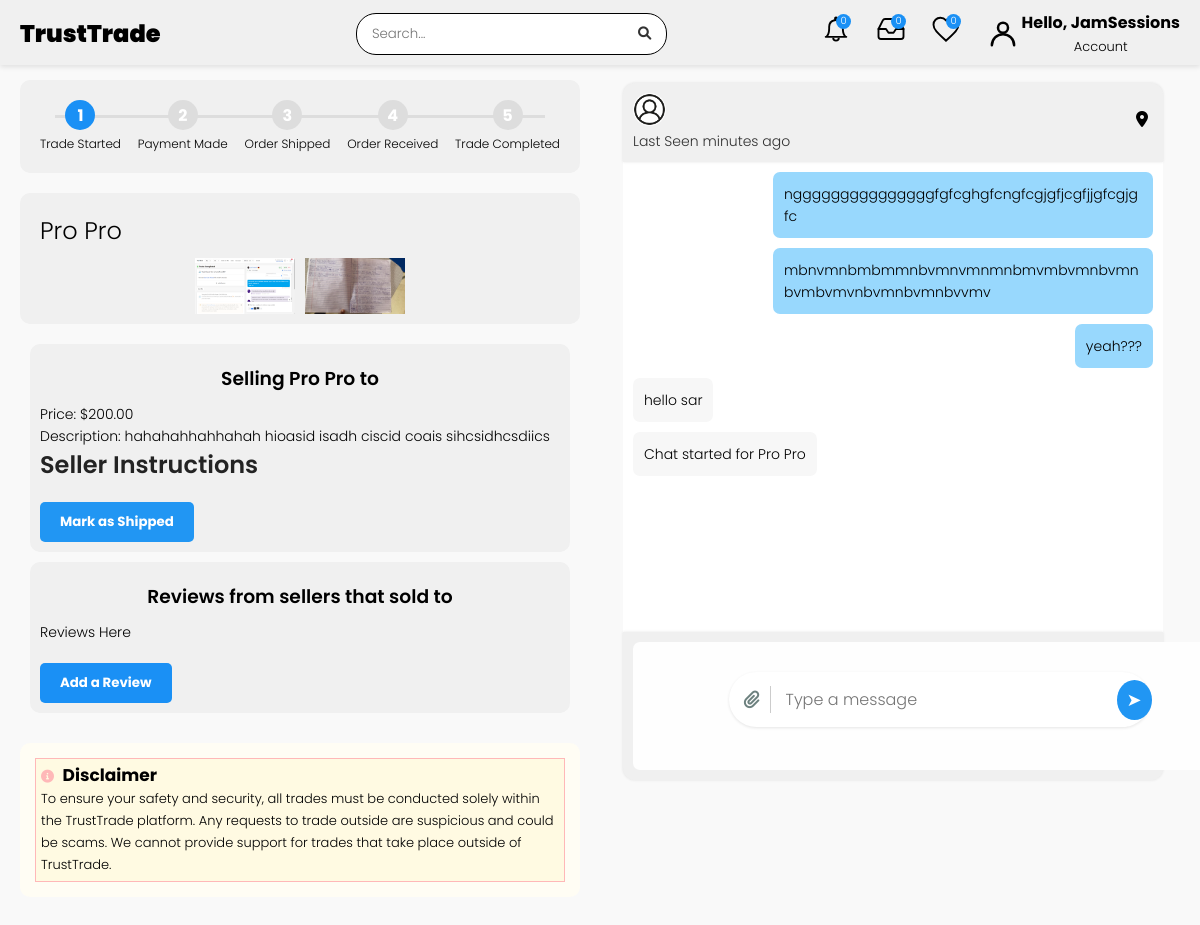
/chat_room/1/ (signed in), run on the app's committed database.
### p2p_site/models.py (models this page shows, shortened)
class CustomUser(AbstractBaseUser, PermissionsMixin):
    email = models.EmailField(unique=True)
    username = models.CharField(max_length=150, unique=True)
    first_name = models.CharField(max_length=150, blank=True)
    last_name = models.CharField(max_length=150, blank=True)
    is_active = models.BooleanField(default=True)
    is_staff = models.BooleanField(default=False)
    is_seller = models.BooleanField(default=False)
    date_joined = models.DateTimeField(default=timezone.now)
    phone_regex = RegexValidator(
        regex=r'^\+?1?\d{9,15}$',
        message="Phone number must be in format: '+999999999'. Up to 15 digits allowed."
    )
    phone_number = models.CharField(validators=[phone_regex], max_length=17, blank=True)
    objects = CustomUserManager()
    USERNAME_FIELD = 'email'
    REQUIRED_FIELDS = ['username']
    class Meta:
        verbose_name = 'user'
        verbose_name_plural = 'users'

class Chat(models.Model):
    CHAT_TYPES = [
        ('general', 'General Chat'),
        ('purchase', 'Purchase Discussion'),
        ('offer', 'Offer Discussion')
    ]
    participants = models.ManyToManyField(
        settings.AUTH_USER_MODEL,
        related_name='chats'
    )
    product = models.ForeignKey(
        Product,
        on_delete=models.SET_NULL,
        null=True,
        blank=True,
        related_name='chats'
    )
    created_at = models.DateTimeField(auto_now_add=True)
    last_message_at = models.DateTimeField(auto_now_add=True)
    is_active = models.BooleanField(default=True)
    chat_type = models.CharField(
        max_length=20,
        choices=CHAT_TYPES,
        default='general'
    )
    class Meta:
        ordering = ['-last_message_at']
        indexes = [
            models.Index(fields=['-last_message_at']),
            models.Index(fields=['is_active']),
        ]

class Product(models.Model):
    seller = models.ForeignKey(Seller, on_delete=models.CASCADE, related_name='products')
    name = models.CharField(max_length=255)
    description = models.TextField()
    price = models.DecimalField(max_digits=10, decimal_places=2)
    main_image = models.ImageField(upload_to=product_directory_path)
    image1 = models.ImageField(upload_to=product_directory_path, blank=True, null=True)
    image2 = models.ImageField(upload_to=product_directory_path, blank=True, null=True)
    image3 = models.ImageField(upload_to=product_directory_path, blank=True, null=True)
    image4 = models.ImageField(upload_to=product_directory_path, blank=True, null=True)
    image5 = models.ImageField(upload_to=product_directory_path, blank=True, null=True)
    categories = models.ManyToManyField(Category, related_name='products')
    created_at = models.DateTimeField(auto_now_add=True)
    regular_price = models.DecimalField(max_digits=10, decimal_places=2, blank=True, null=True)
    stock = models.IntegerField(blank=True, null=True)
    is_active = models.BooleanField(default=True)
    class Meta:
        ordering = ['-created_at']

class Message(models.Model):
    chat = models.ForeignKey(Chat, related_name='messages', on_delete=models.CASCADE)
    sender = models.ForeignKey(
        CustomUser,
        null=True,
        on_delete=models.SET_NULL,
        related_name='sent_messages'
    )
    content = models.TextField()
    timestamp = models.DateTimeField(auto_now_add=True)
    is_read = models.BooleanField(default=False)
    message_type = models.CharField(
        max_length=20,
        choices=[
            ('text', 'Text Message'),
            ('system', 'System Message')
        ],
        default='text'
    )
    metadata = models.JSONField(null=True, blank=True, default=dict)  # Add this field
    class Meta:
        ordering = ['-timestamp']

### p2p_site/views.py (the view, shortened to what this page needs)
# urls.py: path('chat_room/<int:chat_id>/', views.chat_room, name='chat_room'),
@login_required
def chat_room(request, chat_id):
    chat = get_object_or_404(Chat, id=chat_id)
    messages = chat.messages.all()
    return render(request, 'p2p_site/chat_room.html', {'chat': chat, 'messages': messages})

### p2p_site/context_processors.py (called while the page is built)
def categories(request):
    return {'categories': Category.objects.all()}

def favorites(request):
    if request.user.is_authenticated:
        user_profile = UserProfile.objects.get(user=request.user)
        return {'favorites': user_profile.favourites.all()}
    return {'favorites': []}

### p2p_site/templates/p2p_site/chat_room.html (shortened to what this page needs)
{% extends "p2p_site/master2.html" %}
{% load static %}
{% block stylesheet %} <link rel="stylesheet" href="{% static 'p2p_site/css/chat_room.css' %}"> {% endblock %}
{% block style %}
<link rel="stylesheet" href="https://cdnjs.cloudflare.com/ajax/libs/font-awesome/6.0.0-beta3/css/all.min.css">
{% endblock %}
{% block content %}
{% include "p2p_site/nav-no-bottom.html" %}
<div class="container">
    <div class="main-content" id="detailsSection">
        <div class="progress-bar">
            <div class="progress-steps">
                <div class="progress-step">
                    <div class="progress-dot active">1</div>
                    <div class="progress-label">Trade Started</div>
                </div>
                <div class="progress-step">
                    <div class="progress-dot">2</div>
                    <div class="progress-label">Payment Made</div>
                </div>
                <div class="progress-step">
                    <div class="progress-dot">3</div>
                    <div class="progress-label">Order Shipped</div>
                </div>
                <div class="progress-step">
                    <div class="progress-dot">4</div>
                    <div class="progress-label">Order Received</div>
                </div>
                <div class="progress-step">
                    <div class="progress-dot">5</div>
                    <div class="progress-label">Trade Completed</div>
                </div>
            </div>
        </div>
        <div class="product-section">
            <h2>{{ chat.product.name }}</h2>
            <div class="product-images">
                <img src="{{ chat.product.main_image.url }}" alt="{{ product.name }}">
                {% if chat.product.image1 %}
                    <img src="{{ chat.product.image1.url }}" alt="Image 1">
                {% endif %}
            </div>
        </div>
        <div class="trade-info">
            {% if request.user == chat.buyer %}
            <h3>Buying {{ chat.product.name }} from {{ chat.seller.business_name }}</h3>
            {% else %}
            <h3>Selling {{ chat.product.name }} to {{ chat.buyer.username }}</h3>
            {% endif %}
            <p><strong>Price:</strong> ${{ chat.product.price }}</p>
            <p><strong>Description:</strong> {{ chat.product.description }}</p>
            <h4>Seller Instructions</h4>
            <div class="action-buttons">
                {% if request.user == chat.buyer %}
                <button class="action-button pay-now-btn">Pay Now</button>
                {% else %}
                <button class="action-button ship-btn">Mark as Shipped</button>
                {% endif %}
            </div>
        </div>
        <div class="trade-info">
            {% if request.user == chat.buyer %}
            <h3>Reviews from other buyers the purchased {{ chat.product.name }} from {{ chat.seller.business_name }}</h3>
            {% else %}
            <h3>Reviews from sellers that sold to {{ chat.buyer.username }}</h3>
            {% endif %}
            <p>Reviews Here</p>
            <div class="action-buttons">
                <button class="action-button pay-now-btn">Add a Review</button>
            </div>
        </div>
        <div class="trade-info-disclaimer">
            <p>
                <i class="fas fa-info-circle"></i>
                <span>Disclaimer</span> <br>
                To ensure your safety and security,
                all trades must be conducted solely within the TrustTrade platform.
                Any requests to trade outside are suspicious and could be scams.
                We cannot provide support for trades that take place outside of TrustTrade.
            </p>
        </div>
    </div>
    <div class="chat-container" id="chatSection">
        <div class="chat-header">
            <div class="chat-header-left">
                <div class="chat-header-user">
                    {% if request.user == chat.buyer %}
                    <img src="{{ chat.seller.profile_photo.url }}" alt="{{ chat.seller.business_name }}">
                    <span class="chat-header-username"><a href="{% url 'seller_shop' chat.seller.business_name %}" >{{ chat.seller.business_name }}</a></span>
                    {% else %}
                    <img src="{% static 'p2p_site/images/default_profile.png' %}" alt="{{ chat.buyer.username }}">
                    {% endif %}
                </div>
                <div class="chat-header-last-seen">
                    {% if request.user == chat.buyer %}
                    Last Seen {{ chat.seller.last_seen }} minutes ago
                    {% else %}
                    Last Seen {{ chat.buyer.last_seen }} minutes ago
                    {% endif %}
                </div>
            </div>
            <div class="chat-header-location">
                <i class="fas fa-map-marker-alt"></i>
            </div>
        </div>
        <div class="messages" id="messageContainer">
            {% for message in messages %}
            <div class="message {% if message.sender == request.user %}message-sent{% else %}message-received{% endif %}">
                <p>{{ message.content }}</p>
            </div>
            {% endfor %}
        </div>
        <div class="message-input">
            <form method="POST" id="messageForm">
                <div class="input-container">
                    <button type="button" class="attach-btn"><i class="fas fa-paperclip"></i></button>
                    <input type="text" name="message" placeholder="Type a message" autocomplete="off">
                    <button type="submit" class="send-btn">➤</button>
                </div>
            </form>
        </div>
    </div>
</div>
{% endblock %}

### p2p_site/templates/p2p_site/nav-no-bottom.html (shortened to what this page needs)
{% load static %}
{% load svg_icons %}
<head>
<link rel="stylesheet" href="{% static 'p2p_site/css/nav-nb.css' %}">
</head>
<nav>
    <div class="nav-top">
        <div class="logo"><span><a href="{% url 'marketplace' %}">TrustTrade</a></span></div>
        <div class="search-container">
            <div class="search-bar">
                <input type="text" id="search-query" placeholder="Search..." value="{{ request.GET.q }}">
                <button onclick="submitSearch()"><i class="fas fa-search"></i></button>
            </div>
        </div>
        <div class="desktop-icons">
            {% if user.is_authenticated %}
            <div class="notification-bell">
                {% svg_icon 'notification' %}
            </div>
            <div class="mailbox-icon" id="mailbox-icon">
                {% svg_icon 'mailbox' %}
            </div>
            {% endif %}
            <div class="cart-icon">
                {% svg_icon 'cart' %}
            </div>
            {% if user.is_authenticated %}
                <div class="profile-section desktop-profile">
                    <div class="profile-content">
                        {% svg_icon 'user' %}
                        <div class="profile-info">
                            <div class="profile-name">Hello, {{ user.username }}</div>
                            <div class="account-details">Account</div>
                        </div>
                    </div>
                </div>
            {% endif %}
        </div>
    </div>
</nav>

### p2p_site/static/p2p_site/css/chat_room.css (style rules this page uses)
* { font-family: -apple-system, BlinkMacSystemFont, "San Francisco", Helvetica, Arial, sans-serif; font-weight: 300; }
body, html { margin: 0; padding: 0; font-family: Arial, sans-serif; height: 100%; overflow-x: hidden; }
.container { display: flex; min-height: 100vh; background-color: #f9f9f9; }
.main-content { flex: 1; margin-top: 40px; padding: 20px; overflow-y: auto; margin-right: 50%; }
.progress-bar { background-color: #f0f0f0; border-radius: 10px; padding: 20px; margin-bottom: 20px; margin-top: 20px }
.progress-steps { display: flex; justify-content: space-between; align-items: center; position: relative; }
.progress-step { display: flex; flex-direction: column; align-items: center; z-index: 1; }
.progress-dot { width: 30px; height: 30px; border-radius: 50%; background-color: #ddd; display: flex; justify-content: center; align-items: center; color: #fff; font-weight: bold; transition: background-color 0.3s ease; }
.progress-dot.active { background-color: #1a90f5; }
.progress-label { margin-top: 5px; font-size: 12px; text-align: center; }
.product-section, .trade-info { background-color: #f0f0f0; border-radius: 10px; padding: 10px; margin-bottom: 20px; }
.trade-info-disclaimer p i { margin-right: 5px; color: #ffb8b8; }
.trade-info { margin: 10px; }
.product-section h2 { margin: 10px; }
.trade-info-disclaimer { background-color: #fffdf4; border: 1px; border-radius: 10px; padding: 10px; margin-bottom: 20px; margin-top: 30px; }
.trade-info-disclaimer p { border: 1px solid; border-color: #ffb8b8; padding: 5px; margin: 5px; background-color: #fffae2; font-size: 13px; }
.trade-info-disclaimer p span { font-weight: bold; font-size: 17px }
.product-images { display: flex; justify-content: center; gap: 10px; }
.product-images img { width: 100px; cursor: pointer; transition: transform 0.3s ease; }
.action-buttons { display: flex; gap: 10px; margin-top: 20px; }
.action-button { padding: 10px 20px; border: none; border-radius: 5px; font-weight: bold; cursor: pointer; transition: background-color 0.3s ease; }
.pay-now-btn { background-color: #1a90f5; color: white; }
.ship-btn { background-color: #2196F3; color: white; }
.chat-container { position: fixed; top: 83px; right: 37px; width: 45%; height: calc(100vh - 103px); background-color: #fff; display: flex; flex-direction: column; z-index: 1; border-radius: 13px; }
.chat-header { background-color: #f0f0f0; color: black; padding: 10px; display: flex; justify-content: space-between; align-items: flex-start; border-radius: 12px 12px 0px 0px; box-shadow: 0px 0px 3px rgba(0, 0, 0, 0.1) }
.chat-header-left { display: flex; flex-direction: column; }
.chat-header-user { display: flex; align-items: center; margin-bottom: 5px; }
.chat-header-user img { width: 33px; height: 33px; border: 1px; border-radius: 50%; margin-right: 10px; }
.chat-header-last-seen { font-size: 14px; opacity: 0.8; }
.chat-header-location { display: flex; align-items: center; padding-top: 18px; }
.chat-header-location i { margin-right: 5px; }
.messages { flex-grow: 1; overflow-y: auto; padding: 10px; }
.message { max-width: 70%; min-width: 55px; margin-bottom: 10px; padding: 8px; border-radius: 7px; clear: both; word-wrap: break-word; }
.message p { margin: 3px; }
.message-sent { background-color: #98d8fd; float: right; }
.message-received { background-color: #f7f7f7; float: left; }
.message-input { padding: 10px; background-color: #f0f0f0; border-radius: 0px 0px 12px 12px; box-shadow: 0px 0px 3px rgba(0, 0, 0, 0.1) }
.message-input .input-container { display: flex; align-items: center; background-color: white; border-radius: 30px; padding: 5px; box-shadow: 0 1px 3px rgba(0, 0, 0, 0.1); width: 95%; margin: auto; }
.message-input input { flex-grow: 1; border: none; border-radius: 20px; padding: 10px; margin: 0 5px; outline: none; font-size: 16px; }
.message-input .attach-btn, .message-input .send-btn { background-color: transparent; border: none; cursor: pointer; font-size: 18px; padding: 0 10px; color: #6d817f; }
.message-input .attach-btn { border-right: 1px solid #ccc; }
.message-input .send-btn { background-color: #2196f3; color: white; border-radius: 50%; width: 40px; height: 40px; display: flex; align-items: center; justify-content: center; }

### data on the page
CustomUser: username "JamSessions"
Chat: product.name "Pro Pro", product.main_image (picture), product.image1 (picture), product.price "200.00", product.description "hahahahhahhahah hioasid isadh ciscid coais sihcsidhcsdiics"
Message: content "ngggggggggggggggfgfcghgfcngfcgjgfjcgfjjgfcgjgfc"
Message: content "mbnvmnbmbmmnbvmnvmnmnbmvmbvmnbvmnbvmbvmvnbvmnbvmnbvvmv"
Message: content "yeah???"
Message: content "hello sar"
Message: content "Chat started for Pro Pro"
